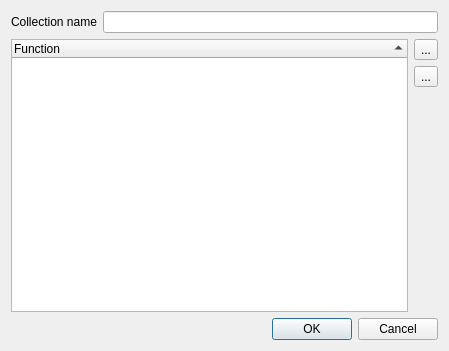
<ui version="4.0" >
 <class>CollectionEditor</class>
 <widget class="QDialog" name="CollectionEditor" >
  <property name="geometry" >
   <rect>
    <x>0</x>
    <y>0</y>
    <width>449</width>
    <height>351</height>
   </rect>
  </property>
  <property name="windowTitle" >
   <string>Collection editor</string>
  </property>
  <layout class="QGridLayout" name="gridLayout" >
   <item row="0" column="0" >
    <widget class="QLabel" name="m_nameLabel" >
     <property name="sizePolicy" >
      <sizepolicy vsizetype="Preferred" hsizetype="Maximum" >
       <horstretch>0</horstretch>
       <verstretch>0</verstretch>
      </sizepolicy>
     </property>
     <property name="text" >
      <string>Collection name</string>
     </property>
    </widget>
   </item>
   <item row="0" column="1" colspan="2" >
    <widget class="QLineEdit" name="m_nameEdit" >
     <property name="toolTip" >
      <string>Name of the function being edited</string>
     </property>
    </widget>
   </item>
   <item rowspan="3" row="1" column="0" colspan="2" >
    <widget class="QTreeWidget" name="m_tree" >
     <property name="rootIsDecorated" >
      <bool>false</bool>
     </property>
     <property name="itemsExpandable" >
      <bool>false</bool>
     </property>
     <property name="sortingEnabled" >
      <bool>true</bool>
     </property>
     <property name="allColumnsShowFocus" >
      <bool>true</bool>
     </property>
     <column>
      <property name="text" >
       <string>Function</string>
      </property>
     </column>
    </widget>
   </item>
   <item row="1" column="2" >
    <widget class="QToolButton" name="m_add" >
     <property name="toolTip" >
      <string>Add function(s) to the collection</string>
     </property>
     <property name="text" >
      <string notr="true">...</string>
     </property>
     <property name="icon" >
      <iconset resource="qlcui.qrc" >
       <normaloff>:/edit_add.png</normaloff>:/edit_add.png</iconset>
     </property>
     <property name="iconSize" >
      <size>
       <width>26</width>
       <height>26</height>
      </size>
     </property>
    </widget>
   </item>
   <item row="2" column="2" >
    <widget class="QToolButton" name="m_remove" >
     <property name="toolTip" >
      <string>Remove the selected function</string>
     </property>
     <property name="text" >
      <string notr="true">...</string>
     </property>
     <property name="icon" >
      <iconset resource="qlcui.qrc" >
       <normaloff>:/edit_remove.png</normaloff>:/edit_remove.png</iconset>
     </property>
     <property name="iconSize" >
      <size>
       <width>26</width>
       <height>26</height>
      </size>
     </property>
    </widget>
   </item>
   <item row="3" column="2" >
    <spacer>
     <property name="orientation" >
      <enum>Qt::Vertical</enum>
     </property>
     <property name="sizeHint" stdset="0" >
      <size>
       <width>20</width>
       <height>40</height>
      </size>
     </property>
    </spacer>
   </item>
   <item row="4" column="0" colspan="3" >
    <widget class="QDialogButtonBox" name="m_buttonBox" >
     <property name="orientation" >
      <enum>Qt::Horizontal</enum>
     </property>
     <property name="standardButtons" >
      <set>QDialogButtonBox::Cancel|QDialogButtonBox::Ok</set>
     </property>
    </widget>
   </item>
  </layout>
 </widget>
 <resources>
  <include location="qlcui.qrc" />
 </resources>
 <connections>
  <connection>
   <sender>m_buttonBox</sender>
   <signal>accepted()</signal>
   <receiver>CollectionEditor</receiver>
   <slot>accept()</slot>
   <hints>
    <hint type="sourcelabel" >
     <x>248</x>
     <y>254</y>
    </hint>
    <hint type="destinationlabel" >
     <x>157</x>
     <y>274</y>
    </hint>
   </hints>
  </connection>
  <connection>
   <sender>m_buttonBox</sender>
   <signal>rejected()</signal>
   <receiver>CollectionEditor</receiver>
   <slot>reject()</slot>
   <hints>
    <hint type="sourcelabel" >
     <x>316</x>
     <y>260</y>
    </hint>
    <hint type="destinationlabel" >
     <x>286</x>
     <y>274</y>
    </hint>
   </hints>
  </connection>
 </connections>
</ui>
